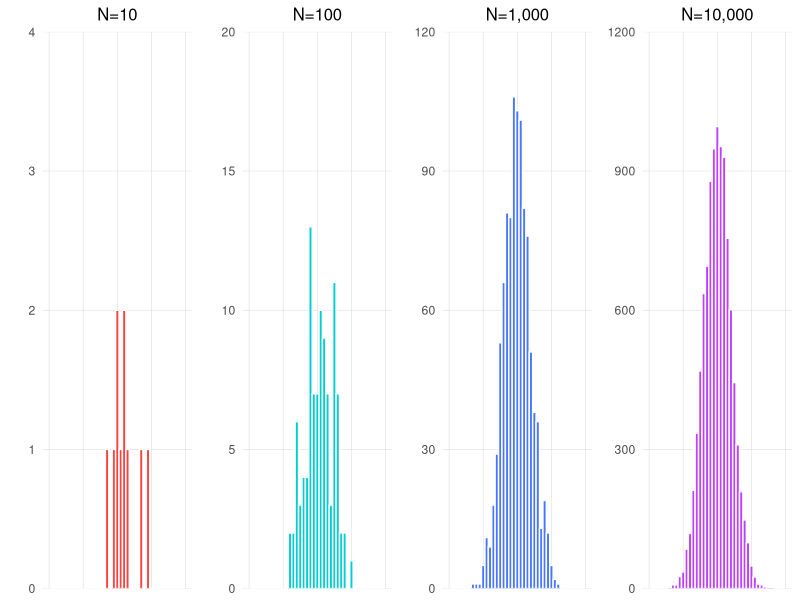
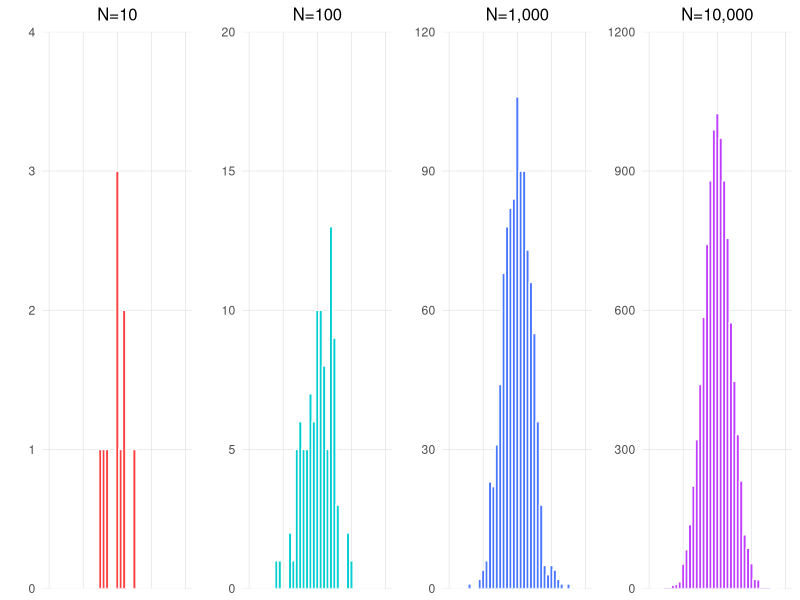
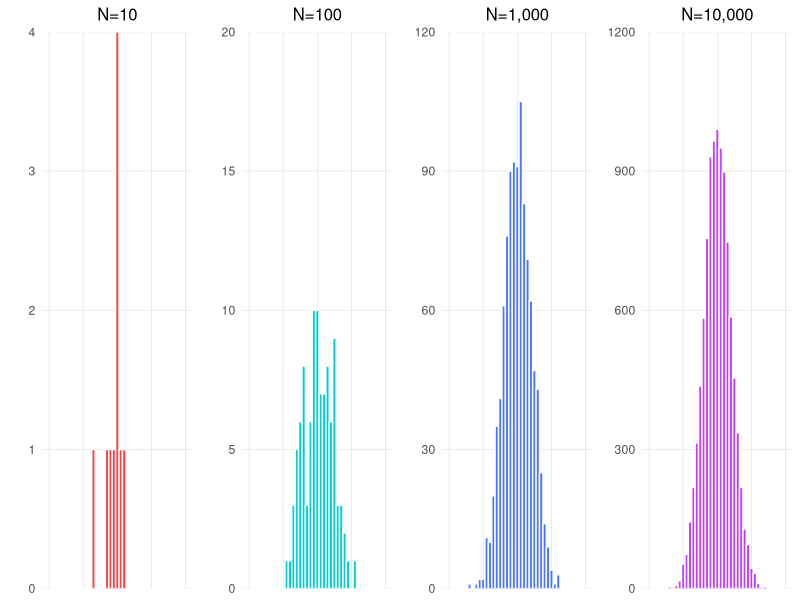
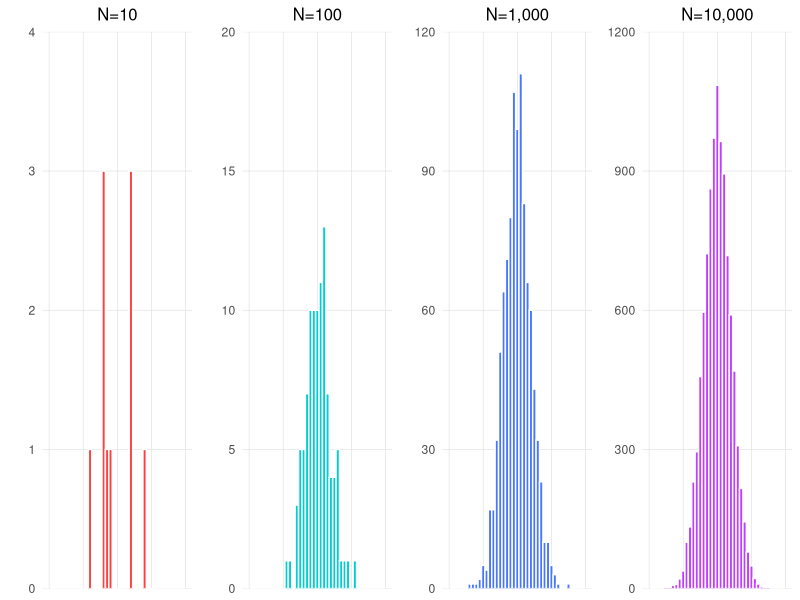

Write the R code that produced these figures, in order.
## ---- chunk 1

library(ggplot2)

lims <- data.frame(min=c(0,0,0,0), max=c(4,20, 120, 1200))
cols <- c("brown1", "darkturquoise", "royalblue1","darkorchid1")
ns <- c("10", "100", "1,000", "10,000")
plot <- function(x){
	d <- lapply(c(10, 100, 1000, 10000), function(x){
		d <- data.frame(x=rnorm(x), frame=x)
		return(d)
	})

p <- lapply(1:4, function(y) ggplot(data=d[[y]], aes(x))+geom_histogram(binwidth=0.25, color="white", fill=cols[y])+theme_light()+theme(panel.border=element_blank(), panel.grid.minor=element_blank(), panel.grid.major=element_line(size=0.2), axis.ticks=element_blank(), strip.background = element_blank(), strip.text.x = element_text(color="black"), axis.text.x=element_blank(), plot.title = element_text(hjust = 0.5, size=12))+ guides(fill=FALSE)+labs(x=NULL, y=NULL)+scale_y_continuous(expand=c(0,0), limits=c(lims[y,1], lims[y,2]))+xlim(-5,5)+ggtitle(paste0("N=", ns[y])))
p <- cowplot::plot_grid(p[[1]], p[[2]], p[[3]], p[[4]], ncol=4, align="hv")
p
}

lapply(1:4, function(x) plot())
